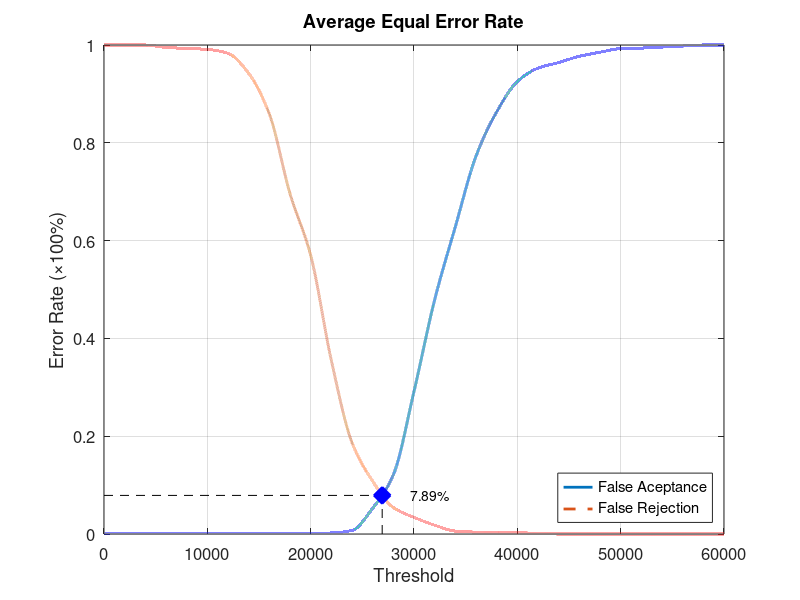
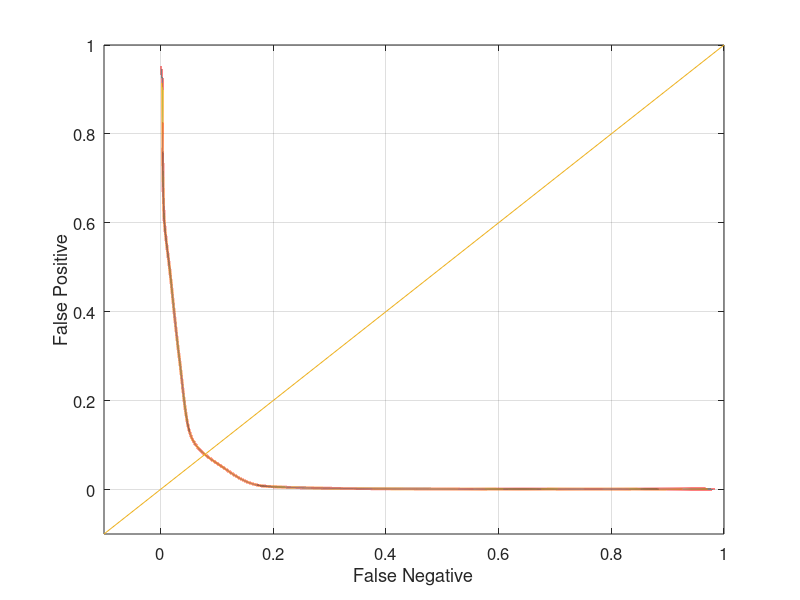

Here is the MATLAB script that generated these plots, in order:
function yEER = Database1Average
close all;
clear;
clc;
x = 0:2000:60000;
xq = 0:0.5:60000;

y0 = [0 0.00105263 0.00105263 0.00105263 0.00105263 0.00105263 0.00105263 0.00105263 0.00105263 0.00105263 0.00105263 0.00210526 0.00736842 0.0526316 0.121053 0.291579 0.478947 0.628421 0.772632 0.863158 0.925263 0.952632 0.964211 0.976842 0.985263 0.992632 0.993684 0.99579 0.997895 1 1];
yy0 = interp1(x, y0, xq, 'pchip');
y1 = [1 1 1 0.995 0.993 0.991 0.983 0.942 0.859 0.696 0.57 0.355 0.187 0.108 0.054 0.034 0.018 0.006 0.004 0.004 0.003 0.001 0 0 0 0 0 0 0 0 0];
yy1 = interp1(x, y1, xq, 'pchip');

% Calculating EER: 
y2 = abs(y0 - y1);
find(y2 == min(y2))
yy2 = abs(yy0 - yy1);
xEER = find(yy2 == min(yy2));
xEERIndex = xq(xEER) % X-axis EER
yEER = yy0(xEER) % Y-axis EER

main = figure
plot(xq, yy0,'-','LineWidth', 2);	hold on
plot(xq, yy1,'--','LineWidth', 2);	hold on
plot([xEERIndex xEERIndex], [0 yEER], 'k--');	hold on
plot([0 xEERIndex], [yEER yEER], 'k--');	hold on
plot(xEERIndex, yEER, 'bx', 'LineWidth', 10);	hold on
text(xEERIndex + 10 * xEERIndex / 100, yEER, [num2str(round((10000 * yEER)) / 100) '%'])
legend('False Aceptance', 'False Rejection', 'Location', 'SouthEast')
xlabel('Threshold')
ylabel('Error Rate (\times100%)')
title('Average Equal Error Rate')
set(gca, 'FontSize', 12)
axis([0 60000 0 1])
grid on

print(main, 'Database1AverageMain', '-dpng');
FNRxFPR = figure('Color', [1 1 1]);
plot(yy1, yy0, '-', yy1, yy0, 'LineWidth', 2);
hold on
y = -0.1:0.1:1
plot(y, y); 
set(gca, 'FontSize', 12)
xlabel('False Negative')
ylabel('False Positive')
axis([-0.1 1 -0.1 1])
set(gca, 'FontSize', 12)
grid on

print(FNRxFPR, 'Database1AverageFNRxFPR','-dpng');
end
